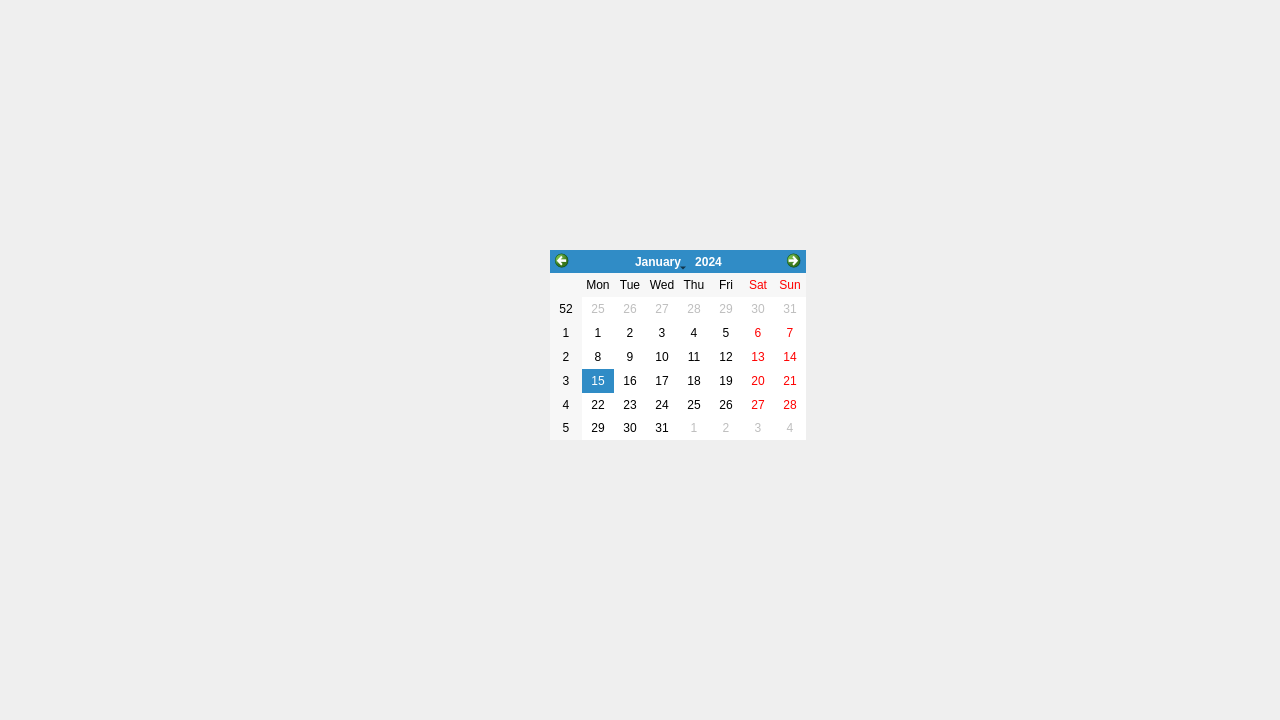
<?xml version="1.0" encoding="UTF-8"?>
<ui version="4.0">
 <class>employee</class>
 <widget class="QDialog" name="employee">
  <property name="geometry">
   <rect>
    <x>0</x>
    <y>0</y>
    <width>1280</width>
    <height>720</height>
   </rect>
  </property>
  <property name="windowTitle">
   <string>Dialog</string>
  </property>
  <widget class="QStackedWidget" name="stackedWidget">
   <property name="geometry">
    <rect>
     <x>140</x>
     <y>10</y>
     <width>1231</width>
     <height>720</height>
    </rect>
   </property>
   <widget class="QWidget" name="page">
    <widget class="QCalendarWidget" name="calendarWidget">
     <property name="geometry">
      <rect>
       <x>410</x>
       <y>240</y>
       <width>256</width>
       <height>190</height>
      </rect>
     </property>
    </widget>
   </widget>
  </widget>
 </widget>
 <resources/>
 <connections/>
</ui>
